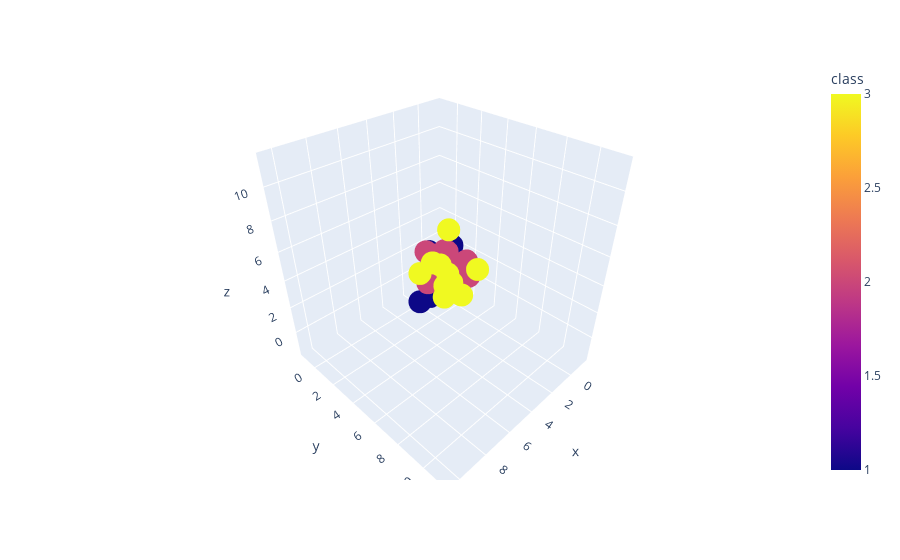

The cell this chart's notebook holds for it:
### Markdown cell above
Visualicemos el conjunto de puntos tridimensional:

### Code cell
import plotly.express as px
import matplotlib.pyplot as plt

fig = px.scatter_3d(df, x="x", y="y", z="z", color="class")
fig.show()

### Figure 1 — Plotly figure (JSON) as saved in the notebook; plotly's stock layout.template omitted (floating-point values rounded to 4 significant figures)
{"data": [{"hovertemplate": "x=%{x}<br>y=%{y}<br>z=%{z}<br>class=%{marker.color}<extra></extra>", "legendgroup": "", "marker": {"color": [1, 1, 1, 1, 1, 1, 1, 1, 1, 1, 2, 2, 2, 2, 2, 2, 2, 2, 2, 2, 3, 3, 3, 3, 3, 3, 3, 3, 3, 3], "coloraxis": "coloraxis", "symbol": "circle"}, "mode": "markers", "name": "", "scene": "scene", "showlegend": false, "type": "scatter3d", "x": [0.1665, -0.2609, 1.483, -0.008549, -1.467, -0.03599, -1.099, -0.2725, 2.678, 1.315, 5.063, 4.006, 4.396, 5.908, 3.198, 5.018, 3.891, 4.683, 4.607, 3.945, 10.03, 8.923, 8.983, 8.087, 9.363, 10.09, 8.937, 10.47, 9.603, 8.888], "y": [0.4764, -1.21, 0.9803, 0.2576, -0.3702, 0.4263, 0.3318, -0.04092, 0.9339, 0.55, 4.677, 4.868, 5.603, 5.187, 5.842, 4.313, 6.252, 5.942, 6.254, 4.606, 11.04, 9.785, 9.807, 8.451, 9.986, 9.338, 11.36, 11.13, 9.553, 10.52], "z": [-0.7489, 1.112, 2.014, -1.536, 0.1765, -1.165, 1.965, -0.37, -0.7287, -1.233, 6.092, 5.885, 5.08, 6.904, 4.254, 3.941, 5.865, 4.85, 4.996, 5.81, 10.13, 11.44, 9.375, 8.721, 8.472, 9.72, 10.35, 10.26, 10.1, 8.617]}], "layout": {"coloraxis": {"colorbar": {"title": {"text": "class"}}, "colorscale": [[0, "#0d0887"], [0.1111, "#46039f"], [0.2222, "#7201a8"], [0.3333, "#9c179e"], [0.4444, "#bd3786"], [0.5556, "#d8576b"], [0.6667, "#ed7953"], [0.7778, "#fb9f3a"], [0.8889, "#fdca26"], [1, "#f0f921"]]}, "legend": {"tracegroupgap": 0}, "margin": {"t": 60}, "scene": {"domain": {"x": [0, 1], "y": [0, 1]}, "xaxis": {"title": {"text": "x"}}, "yaxis": {"title": {"text": "y"}}, "zaxis": {"title": {"text": "z"}}}}}
